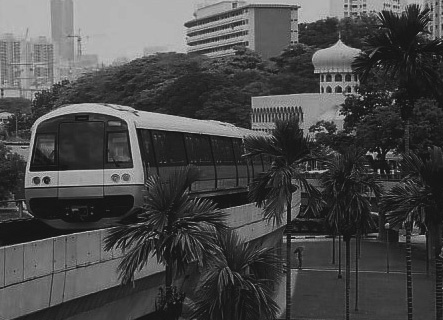
%> input picture Lab 1/images/mrttrainbland.jpg, 443 x 320 px
$ octave contrast_stretching.m   (GNU Octave 9; MATLAB toolbox functions it lacks are replaced by stand-ins)
%> lines starting %> are read from the running program, lines starting %| are printed output that depends on the picture
Pc = imread('images/mrttrainbland.jpg');
%> Pc is the input picture: size 320x443x3 uint8; min 13, max 204, mean 74
whos Pc

P = rgb2gray(Pc);
imshow(P);

min(P(:)), max(P(:))
%> after `min(P(:))`: ans = 13
%> after `max(P(:))`: ans = 204

% min 13 max 204
P2 = imsubtract(P, 13);
P2 = immultiply(P2, (255/(204-13)));
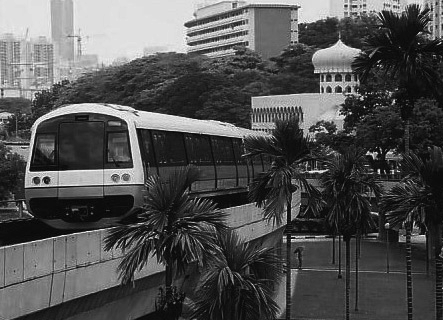
%> P2: size 320x443 uint8; min 0, max 255, mean 81.4

% check
min(P2(:)), max(P2(:))
%> after `min(P2(:))`: ans = 0
%> after `max(P2(:))`: ans = 255

figure
imshow(P2);

$ run again, with Lab 1/images/ntugn.jpg copied over Lab 1/images/mrttrainbland.jpg
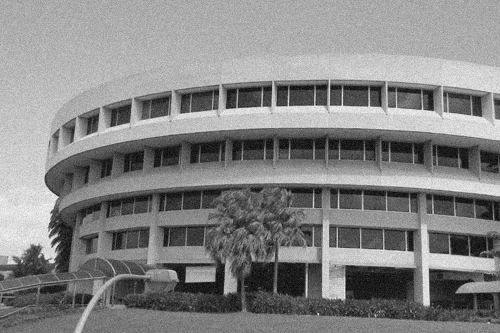
%> input picture Lab 1/images/ntugn.jpg, 500 x 333 px
%> Pc is the input picture: size 333x500 uint8; min 0, max 255, mean 131.8
%> `min(P(:))`: ans = 0
%> `max(P(:))`: ans = 255
%> `P2 = immultiply(P2, (255/(204-13)));`:
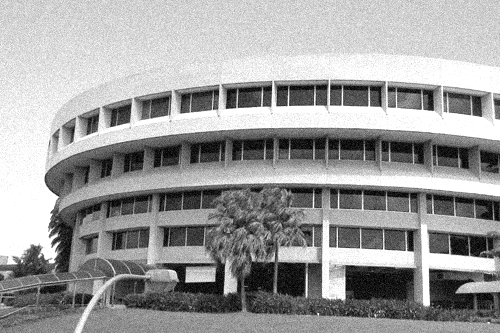
%> P2: size 333x500 uint8; min 0, max 255, mean 157.2
%> `min(P2(:))`: ans = 0
%> `max(P2(:))`: ans = 255
